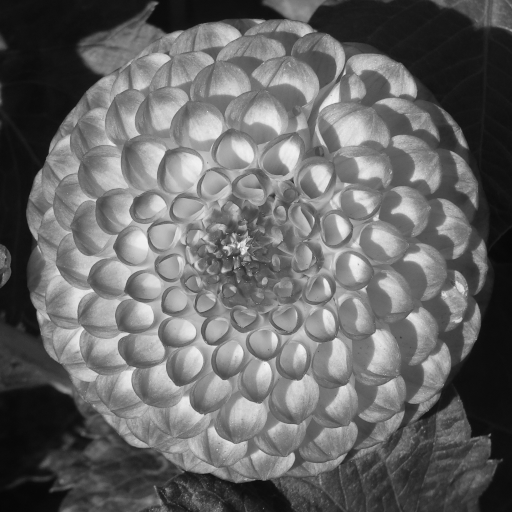
#> input picture convolution2d/python/image_08.png, 512 x 512 px
$ python convolution_2d_image.py
#> lines starting #> are read from the running program, lines starting #| are printed output that depends on the picture

import numpy as np
import matplotlib.pyplot as plt


# Partie A - Importer une image comme un tableau
import imageio.v3 as imageio
f = imageio.imread('image_08.png')
#> f is the input picture: shape (512, 512); min 6, max 251, mean 102.6

# img02 : flou
# img05 : piqué
# img04 : contour
# img10 : emboss
# img09 : verticale

# Partie B - Motif de convolution

# Identité
g = np.array([[0,0,0],[0,1,0],[0,0,0]])  # identité

# [10 lines of commented-out code are left out]
g = np.array([[1,0,-1],[0,0,0],[-1,0,1]])  # contour
g = np.array([[0,1,0],[1,-4,1],[0,1,0]])  # contour
g = np.array([[-1,-1,-1],[-1,8,-1],[-1,-1,-1]])  # contour

g = np.array([[-2,-1,0],[-1,1,1],[0,1,2]])  #  'emboss'

# [6 lines of commented-out code are left out]
from scipy import signal
h = signal.convolve2d(f, g, boundary='fill', mode='same')
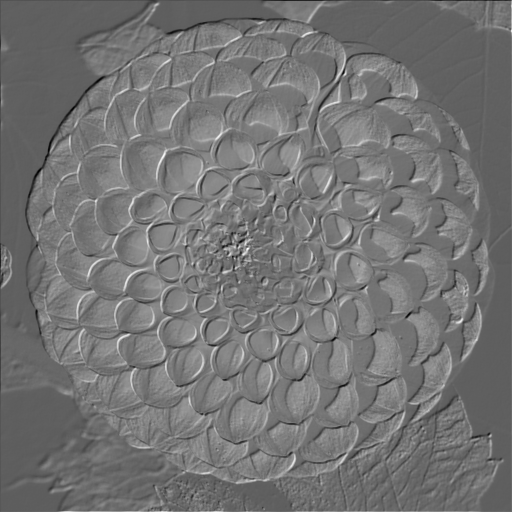
#> h: shape (512, 512) int64; min -395, max 699, mean 102.7; drawn with min black and max white


# Partie D - Affichage des images avant/après
fig = plt.figure(figsize = (10,5))
ax = plt.subplot(1,2,1)
ax.set_title("Image originale")
# fig, ax = subplots(figsize=(18, 2))
ax.imshow(f, cmap='gray')
# plt.xlim(0, 200)
# plt.ylim(0, 200)

ax = plt.subplot(1,2,2)
ax.set_title("Image sortie")
plt.imshow(h, cmap='gray')

plt.tight_layout()
plt.show()
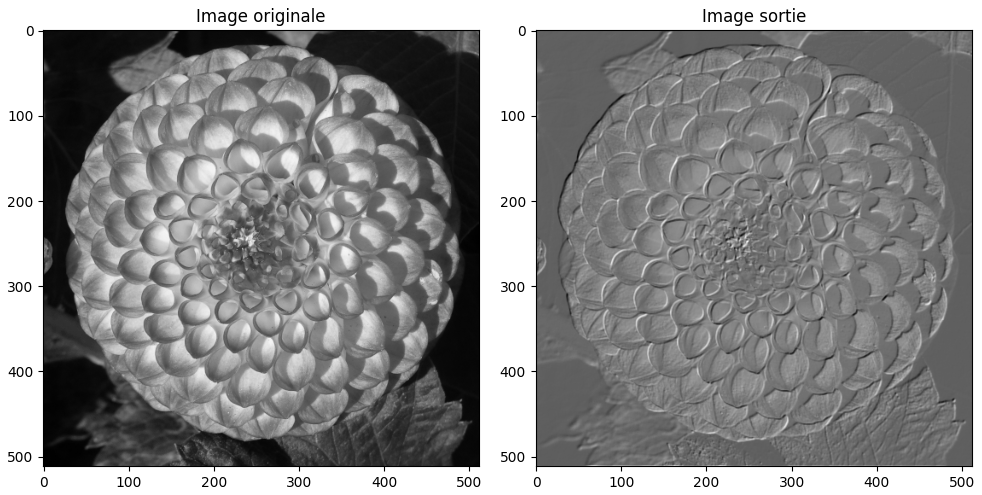
#> figure drawn by matplotlib, 2 panels


# Partie E - Sauvegarde de l'image

h = np.clip(h,0,255)   # limite les valeurs entre 0 et 255
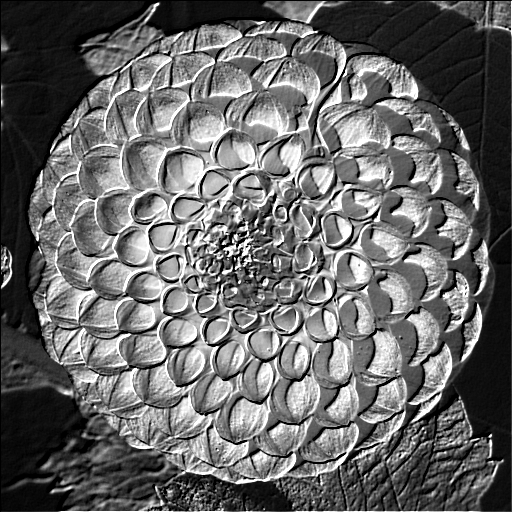
#> h: shape (512, 512) int64; min 0, max 255, mean 102.5
h = h.astype(np.uint8)  # conversion en entier
# imageio.imwrite('image_diagonales_apres.png', h)

$ run again, with convolution2d/python/image_02.png copied over convolution2d/python/image_08.png
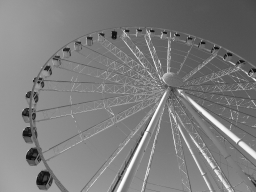
#> input picture convolution2d/python/image_02.png, 256 x 192 px
#> f is the input picture: shape (192, 256); min 8, max 255, mean 124.8
#> `h = signal.convolve2d(f, g, boundary='fill', mode='same')`:
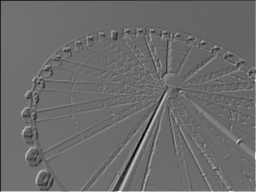
#> h: shape (192, 256) int64; min -563, max 1059, mean 124.8; drawn with min black and max white
#> `h = np.clip(h,0,255)`:
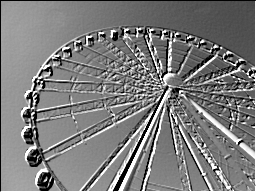
#> h: shape (192, 256) int64; min 0, max 255, mean 124.8

$ run again, with convolution2d/python/image_03.png copied over convolution2d/python/image_08.png
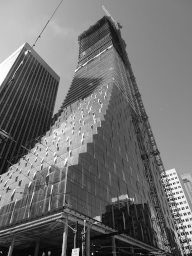
#> input picture convolution2d/python/image_03.png, 192 x 256 px
#> f is the input picture: shape (256, 192); min 6, max 255, mean 111.4
#> `h = signal.convolve2d(f, g, boundary='fill', mode='same')`:
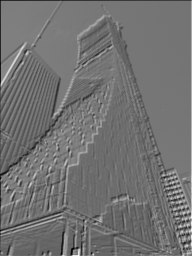
#> h: shape (256, 192) int64; min -663, max 1067, mean 112.4; drawn with min black and max white
#> `h = np.clip(h,0,255)`:
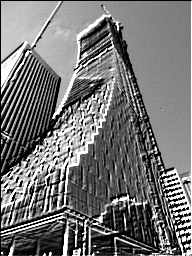
#> h: shape (256, 192) int64; min 0, max 255, mean 116
